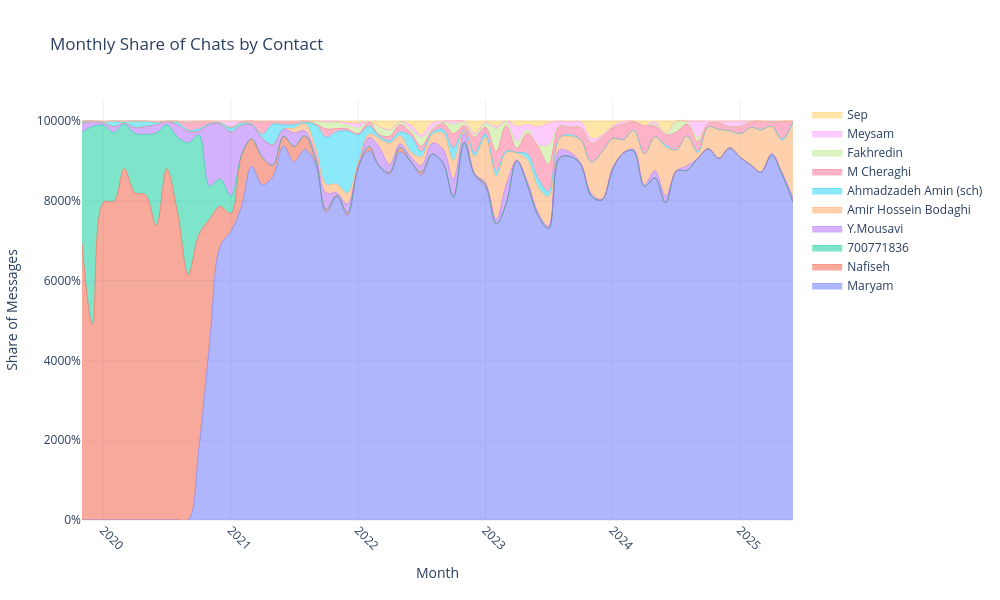

The cell this chart's notebook holds for it:
### Markdown cell above
## chats

### Code cell
joined_df = preprocessed_message_df[['chat_id', 'month']].merge(
    chat_df[['id', 'name']], left_on='chat_id', right_on='id', how='left')

joined_df['chat_label'] = joined_df.apply(
    lambda row: row['name'] if pd.notna(row['name']) else str(row['chat_id']),
    axis=1
)

top_contacts = joined_df['chat_id'].value_counts().head(10).index
popular_chats_df = joined_df[joined_df['chat_id'].isin(top_contacts)]

chat_usage = popular_chats_df.groupby(['month', 'chat_label']).size().unstack(fill_value=0)

chat_usage.index = chat_usage.index.astype(str)
chat_totals = chat_usage.sum().sort_values(ascending=False)
chat_share = chat_usage.div(chat_usage.sum(axis=1), axis=0)

import plotly.graph_objects as go

fig = go.Figure()
for label in chat_totals.index:
    fig.add_trace(go.Scatter(
        x=chat_share.index,
        y=chat_share[label],
        mode='lines',
        name=label,
        stackgroup='one',
        groupnorm='percent',
        line=dict(width=0.5, shape='spline'),
        hovertemplate='%{fullData.name}: %{y:.2%}<extra></extra>'
    ))

fig.update_layout(
    title='Monthly Share of Chats by Contact',
    xaxis_title='Month',
    yaxis_title='Share of Messages',
    yaxis=dict(tickformat='.0%'),
    hovermode='x unified',
    template='plotly_white',
    width=1000,
    height=600,
)

fig.update_xaxes(tickangle=45)
fig.show()
